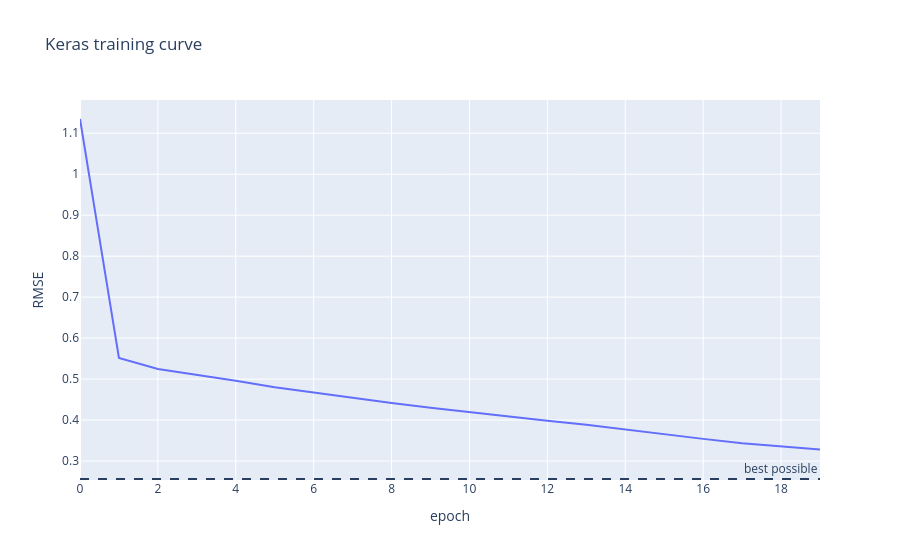

The notebook cell this image was saved under:
### Code cell
fig = px.line(y=history.history["root_mean_squared_error"],
              labels={"x": "epoch", "y": "RMSE"}, title="Keras training curve")
fig.add_hline(y=best_rmse, line_dash="dash", annotation_text="best possible")
fig.show()

### Figure 1 — Plotly figure (JSON) as saved in the notebook; plotly's stock layout.template omitted (floating-point values rounded to 4 significant figures)
{"data": [{"hovertemplate": "epoch=%{x}<br>RMSE=%{y}<extra></extra>", "legendgroup": "", "line": {"color": "#636efa", "dash": "solid"}, "marker": {"symbol": "circle"}, "mode": "lines", "name": "", "orientation": "v", "showlegend": false, "type": "scatter", "x": [0, 1, 2, 3, 4, 5, 6, 7, 8, 9, 10, 11, 12, 13, 14, 15, 16, 17, 18, 19], "xaxis": "x", "y": [1.135, 0.5516, 0.5248, 0.5105, 0.4962, 0.4799, 0.4667, 0.4545, 0.4419, 0.4299, 0.4187, 0.409, 0.3982, 0.3883, 0.3765, 0.366, 0.3541, 0.3433, 0.3361, 0.3283], "yaxis": "y"}], "layout": {"annotations": [{"showarrow": false, "text": "best possible", "x": 1, "xanchor": "right", "xref": "x domain", "y": 0.2562, "yanchor": "bottom", "yref": "y"}], "legend": {"tracegroupgap": 0}, "shapes": [{"line": {"dash": "dash"}, "type": "line", "x0": 0, "x1": 1, "xref": "x domain", "y0": 0.2562, "y1": 0.2562, "yref": "y"}], "title": {"text": "Keras training curve"}, "xaxis": {"anchor": "y", "domain": [0, 1], "title": {"text": "epoch"}}, "yaxis": {"anchor": "x", "domain": [0, 1], "title": {"text": "RMSE"}}}}
